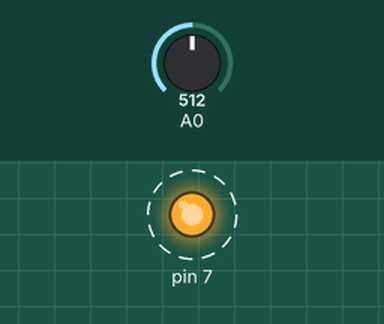
Recording of a sketch running on a simulated Arduino Uno, built with avr-gcc and run on an emulated ATmega328P. Parts: output pins drawn as LEDs (lit = HIGH). Dashed ring = blinking. The test bench sets the inputs (shaded band); at power-on: A0 = 512. What the sketch prints to the serial monitor is not drawn.

Above: at 1.8 s.
1.9 s: A0 set to 257
5.0 s: A0 set to 236
Timing chart, 0 to 14.1 s (numbered marks = the images above; inputs shaded):
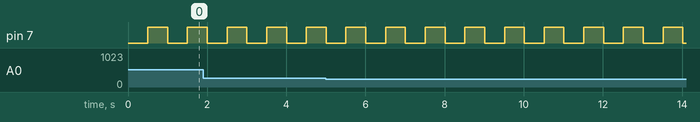

The sketch:

testeur_pile_arduino_uno.ino
```cpp
// Mesure de la tension d'une pile à vide et en charge
// La mesure de la tension est faite sur l'entrée analogique A0
// Le contrôle de la mise en charge est faite via la sortie D7
//
// Lors de la lecture d'une valeur analogique, le convertisseur de l'Arduino
// retourne une valeur codée sur 10 bits, la  valeur maximale est donc
// de 1023 et elle correspond à la tension de référence (5V)

void setup() {
  // Initialisation de la communication série pour afficher les valeurs de la
  // tension mesurée sur le moniteur série
  Serial.begin(9600);
  Serial.println("Initialisation");

  // La référence par défaut est utilisée pour la mesure analogique.
  // Cette référence a une valeur de 5V sur la carte Arduino Uno
  analogReference(DEFAULT);

  // La PIN D7 est une sortie tout ou rien qui contrôle l'état du transistor
  // (bloqué ou saturé) afin de mesurer la tension de la pile à vide ou
  // lorsque elle génère un courant
  pinMode(7, OUTPUT);
}

void loop() {
  float tensionVide;
  float tensionCharge;

  // Lecture de la tension à vide de la pile
  // Bloque le transistor en positionnant la sortie D7 à LOW
  digitalWrite(7, LOW);
  delay(500);
  tensionVide = analogRead(A0)*5.0/1023;

  // Lecture de la tension en charge de la pile
  // Sature le transistor en positionnant la sortie D7 à HIGH
  digitalWrite(7, HIGH);
  delay(500);
  tensionCharge = analogRead(A0)*5.0/1023;

  Serial.print("Tension à vide = ");
  Serial.print(tensionVide);
  Serial.println("V");
  Serial.print("Tension en charge = ");
  Serial.print(tensionCharge);
  Serial.println("V");
  if (tensionCharge > 1.2) {
    Serial.println("Pile bonne");
  } else if (tensionCharge > 1.0) {
    Serial.println("Pile faible");
  } else {
    Serial.println("Pile à remplacer");
  }
}
```

Measured:
- by itself, pin 7: alternates HIGH for 0.50 s and LOW for 0.50 s
